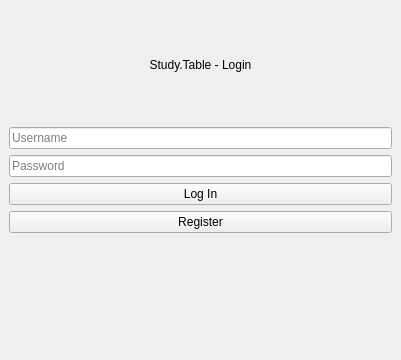
<?xml version="1.0" encoding="UTF-8"?>
<ui version="4.0">
 <class>LoginWindow</class>
 <widget class="QMainWindow" name="LoginWindow">
  <property name="geometry">
   <rect>
    <x>0</x>
    <y>0</y>
    <width>401</width>
    <height>360</height>
   </rect>
  </property>
  <property name="windowTitle">
   <string>Study.Table - Login</string>
  </property>
  <widget class="QWidget" name="centralwidget">
   <layout class="QVBoxLayout" name="verticalLayout">
    <item>
     <widget class="QLabel" name="titleLabel">
      <property name="text">
       <string>Study.Table - Login</string>
      </property>
      <property name="alignment">
       <set>Qt::AlignmentFlag::AlignCenter</set>
      </property>
     </widget>
    </item>
    <item>
     <widget class="QLineEdit" name="loginLineEdit">
      <property name="placeholderText">
       <string>Username</string>
      </property>
     </widget>
    </item>
    <item>
     <widget class="QLineEdit" name="passwordLineEdit">
      <property name="echoMode">
       <enum>QLineEdit::EchoMode::Password</enum>
      </property>
      <property name="placeholderText">
       <string>Password</string>
      </property>
     </widget>
    </item>
    <item>
     <widget class="QPushButton" name="loginButton">
      <property name="text">
       <string>Log In</string>
      </property>
     </widget>
    </item>
    <item>
     <widget class="QPushButton" name="openRegistrationButton">
      <property name="text">
       <string>Register</string>
      </property>
     </widget>
    </item>
    <item>
     <widget class="QLabel" name="hintLabel">
      <property name="text">
       <string/>
      </property>
      <property name="alignment">
       <set>Qt::AlignmentFlag::AlignCenter</set>
      </property>
     </widget>
    </item>
   </layout>
  </widget>
 </widget>
 <resources/>
 <connections/>
</ui>
